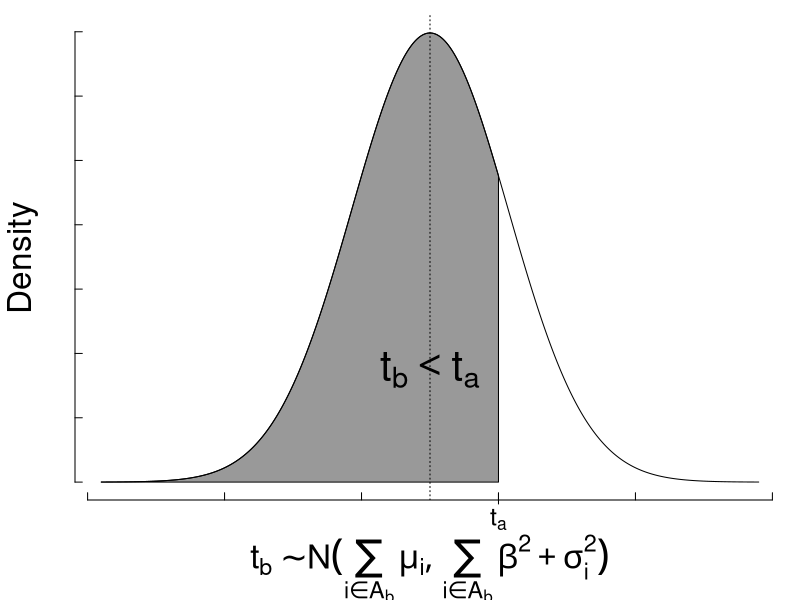

This chart was generated by the following R code:
###########################################
# Header
oldpar <- par(no.readonly = TRUE)
oldwd <- getwd()
this.dir <- dirname(parent.frame(2)$ofile)
nombre.R <-  sys.frame(1)$ofile
require(tools)
nombre <- print(file_path_sans_ext(nombre.R))
pdf(paste0(nombre,".pdf"))
setwd(this.dir)
#setwd("~/gaming/materias/inferencia_bayesiana/trabajoFinal/imagenes")
#####################################

par(mar=c(5,3.75,.75,.75))



beta <- 2000/7
s_1 <- 2000
s_2 <- 1750
tb <-  s_1+s_2
D <- ( -1200+tb):(1200+tb)
ta <- s_1 + s_2 + 250

dnormal <- dnorm(D,s_1+s_2,beta)
plot(D,dnormal, type="l",lwd=1,axes = F,ann = F)

axis(side=2, labels=NA,cex.axis=0.6,tck=0.015)
axis(side=1, labels=NA,cex.axis=0.6,tck=0.015)
axis(lwd=0,side=1, at=0,las=0,cex.axis=1.33,line=-0.6)
axis(lwd=1,side=1, at=ta,labels=expression( t[a] ),las=0,cex.axis=1.5,line=-0.3)

mtext(text ="Density" ,side =2 ,line=2,cex=2)
mtext(text =expression( t[b] %~% N(sum(mu[i],i %in% A[b]),sum(beta^2+ sigma[i]^2,i %in% A[b])) ) ,side =1 ,line=4.5,cex=2)
abline(v=tb,lty=3)

#segments(0,0,0,dnorm(0,s_1+s_2,beta))
base <- rep(0,length(D))
xx <- c(D[D<=ta],rev(D[D<=ta]))
yy <- c(base[D<=ta],rev(dnormal[D<=ta]) )
polygon(xx,yy,col=rgb(0,0,0,0.4))

mid <- length(D)%/%2
h <- dnormal[mid]/4
text(D[mid],h, expression(t[b]<t[a]), col = 1, cex=2.5)

#######################################
# end 
dev.off()
setwd(oldwd)
par(oldpar, new=F)
#########################################